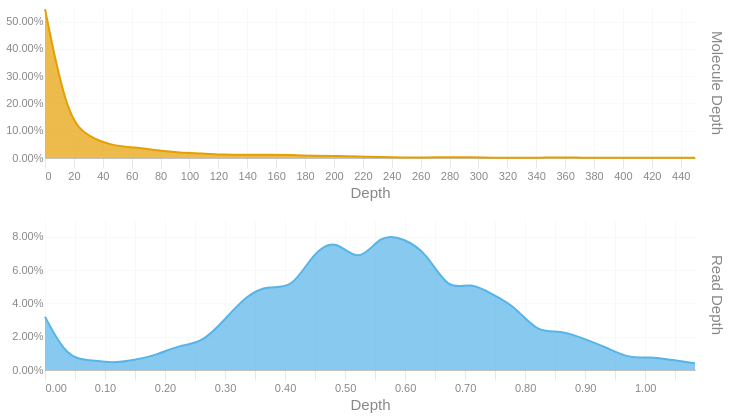

Write notebook code for a chart like this one.
### Code cell
readdep = depth_hist(tb['Read Depth'], q99, 3)
readdep = readdep.with_columns(pl.lit('Read Depth').alias('Metric'))
if not SKIPLR:
    moldep = depth_hist(tb['Molecule Depth'], mol_q99, 1)
    moldep = moldep.with_columns(pl.lit('Molecule Depth').alias('Metric'))
    _hist = pl.concat([readdep, moldep])
    _hist = _hist.filter(pl.col('Proportion') != 0)
    with SafeRender(_hist):
        (
            alt.Chart(_hist)        
            .mark_area(interpolate = "basis")
            .encode(
                x=alt.X('Bin:Q').scale(domainMin=0).axis(alt.Axis(title='Depth')),
                y = alt.Y('Proportion:Q', title = None).axis(format = '.2%'),
                color = alt.Color('Metric:N').legend(None),
                row = alt.Row("Metric:N").header(title = None, labelOrient = 'right'),
                tooltip = [
                    alt.Tooltip("Metric:N", title = "Metric"),
                    alt.Tooltip('Interval:N', title = "Depth Interval"),
                    alt.Tooltip('Proportion:Q', title = "% Alignments").format('.2%')
                ]
            )
            .resolve_scale(x='independent', y='independent')
            .properties(
                height = 150, width = 650,
                usermeta={'embedOptions': {'downloadFileName': f'{samplename}.depth.hist'}}
            )
        ).display()
else:
    readdep = readdep.filter(pl.col('Proportion') != 0)
    with SafeRender(readdep):
        (
            alt.Chart(readdep)        
            .mark_area(interpolate = "basis")
            .encode(
                x=alt.X('Bin:Q').scale(domainMin=0).axis(alt.Axis(title='Depth')),
                y = alt.Y('Proportion:Q', title = None).axis(format = '.2%'),
                tooltip = [
                    alt.Tooltip('Interval:N', title = "Depth Interval"),
                    alt.Tooltip('Proportion:Q', title = "% Alignments").format('.2%')
                ]
            )
            .properties(
                usermeta={'embedOptions': {'downloadFileName': f'{samplename}.depth.hist'}}
            )
        ).display()

### Figure 1 — Vega-Lite specification as saved in the notebook (floating-point values rounded to 4 significant figures)
{"width": 650, "height": 150, "config": {"title": {"anchor": "start", "dy": -15, "fontSize": 18, "color": "#888888", "subtitleColor": "#888888", "subtitleFontSize": 14}, "arc": {"fill": "#0072B2"}, "axis": {"domainColor": "#888888", "domainWidth": 0.5, "gridWidth": 0.2, "grid": false, "titleFontWeight": 400, "titleFontSize": 15, "labelFontSize": 11, "labelColor": "#888888", "tickColor": "#888888", "tickWidth": 0.2, "titleColor": "#888888"}, "axisBand": {"grid": false}, "axisX": {"grid": true, "tickSize": 10, "domainCap": "round"}, "axisY": {"domain": false, "grid": true, "tickSize": 0, "domainCap": "round"}, "background": "transparent", "header": {"labelFontSize": 15, "labelColor": "#888888", "titleFontSize": 15, "titleFontWeight": 600, "titleColor": "#888888"}, "legend": {"labelFont": "sans-serif", "labelFontSize": 12, "labelColor": "#888888", "symbolSize": 100, "symbolType": "circle", "titleFontSize": 12, "titlePadding": 10, "titleColor": "#888888", "title": null}, "range": {"category": ["#E69F00", "#56B4E9", "#009E73", "#F0E442", "#0072B2", "#D55E00", "#CC79A7", "#000000"], "diverging": ["#cfe8f3", "#a2d4ec", "#73bfe2", "#46abdb", "#1696d2", "#12719e"]}, "area": {"fill": "#0072B2", "fillOpacity": 0.7, "line": true, "strokeOpacity": 0.7}, "line": {"color": "#0072B2", "stroke": "#0072B2", "strokeWidth": 2}, "trail": {"color": "#0072B2", "stroke": "#0072B2", "strokeWidth": 0, "size": 1}, "point": {"filled": true, "fillOpacity": 1.0, "size": 95}, "text": {"color": "#888888", "fontSize": 11, "align": "right", "fontWeight": 400, "size": 11}, "bar": {"fill": "#0072B2", "stroke": null}, "view": {"stroke": null, "continuousWidth": 660, "continuousHeight": 400}}, "data": {"name": "data-01e0a5aec944da360f90f4b5397eb0de"}, "mark": {"type": "area", "interpolate": "basis"}, "encoding": {"color": {"field": "Metric", "legend": null, "type": "nominal"}, "row": {"field": "Metric", "header": {"title": null, "labelOrient": "right"}, "type": "nominal"}, "tooltip": [{"field": "Metric", "title": "Metric", "type": "nominal"}, {"field": "Interval", "title": "Depth Interval", "type": "nominal"}, {"field": "Proportion", "format": ".2%", "title": "% Alignments", "type": "quantitative"}], "x": {"axis": {"title": "Depth"}, "field": "Bin", "scale": {"domainMin": 0}, "type": "quantitative"}, "y": {"axis": {"format": ".2%"}, "field": "Proportion", "title": null, "type": "quantitative"}}, "resolve": {"scale": {"x": "independent", "y": "independent"}}, "usermeta": {"embedOptions": {"downloadFileName": "S1_Musquodoboit_016.depth.hist"}}, "$schema": "https://vega.github.io/schema/vega-lite/v6.1.0.json", "datasets": {"data-01e0a5aec944da360f90f4b5397eb0de": [{"Bin": 0.0, "Interval": "0.0-0.037", "Proportion": 0.032, "Metric": "Read Depth"}, {"Bin": 0.037, "Interval": "0.037-0.075", "Proportion": 0.007, "Metric": "Read Depth"}, {"Bin": 0.075, "Interval": "0.075-0.112", "Proportion": 0.006, "Metric": "Read Depth"}, {"Bin": 0.112, "Interval": "0.112-0.149", "Proportion": 0.004, "Metric": "Read Depth"}, {"Bin": 0.149, "Interval": "0.149-0.187", "Proportion": 0.006, "Metric": "Read Depth"}, {"Bin": 0.187, "Interval": "0.187-0.224", "Proportion": 0.009, "Metric": "Read Depth"}, {"Bin": 0.224, "Interval": "0.224-0.261", "Proportion": 0.015, "Metric": "Read Depth"}, {"Bin": 0.261, "Interval": "0.261-0.299", "Proportion": 0.016, "Metric": "Read Depth"}, {"Bin": 0.299, "Interval": "0.299-0.336", "Proportion": 0.03, "Metric": "Read Depth"}, {"Bin": 0.336, "Interval": "0.336-0.373", "Proportion": 0.045, "Metric": "Read Depth"}, {"Bin": 0.373, "Interval": "0.373-0.411", "Proportion": 0.051, "Metric": "Read Depth"}, {"Bin": 0.411, "Interval": "0.411-0.448", "Proportion": 0.048, "Metric": "Read Depth"}, {"Bin": 0.448, "Interval": "0.448-0.485", "Proportion": 0.071, "Metric": "Read Depth"}, {"Bin": 0.485, "Interval": "0.485-0.523", "Proportion": 0.079, "Metric": "Read Depth"}, {"Bin": 0.523, "Interval": "0.523-0.56", "Proportion": 0.063, "Metric": "Read Depth"}, {"Bin": 0.56, "Interval": "0.56-0.597", "Proportion": 0.082, "Metric": "Read Depth"}, {"Bin": 0.597, "Interval": "0.597-0.635", "Proportion": 0.079, "Metric": "Read Depth"}, {"Bin": 0.635, "Interval": "0.635-0.672", "Proportion": 0.071, "Metric": "Read Depth"}, {"Bin": 0.672, "Interval": "0.672-0.709", "Proportion": 0.047, "Metric": "Read Depth"}, {"Bin": 0.709, "Interval": "0.709-0.747", "Proportion": 0.053, "Metric": "Read Depth"}, {"Bin": 0.747, "Interval": "0.747-0.784", "Proportion": 0.045, "Metric": "Read Depth"}, {"Bin": 0.784, "Interval": "0.784-0.821", "Proportion": 0.038, "Metric": "Read Depth"}, {"Bin": 0.821, "Interval": "0.821-0.859", "Proportion": 0.022, "Metric": "Read Depth"}, {"Bin": 0.859, "Interval": "0.859-0.896", "Proportion": 0.024, "Metric": "Read Depth"}, {"Bin": 0.896, "Interval": "0.896-0.933", "Proportion": 0.019, "Metric": "Read Depth"}, {"Bin": 0.933, "Interval": "0.933-0.971", "Proportion": 0.014, "Metric": "Read Depth"}, {"Bin": 0.971, "Interval": "0.971-1.008", "Proportion": 0.007, "Metric": "Read Depth"}, {"Bin": 1.008, "Interval": "1.008-1.045", "Proportion": 0.008, "Metric": "Read Depth"}, {"Bin": 1.045, "Interval": "1.045-1.083", "Proportion": 0.006, "Metric": "Read Depth"}, {"Bin": 1.083, "Interval": "1.083-1.12", "Proportion": 0.004, "Metric": "Read Depth"}, {"Bin": 0.0, "Interval": "0.0-15.5", "Proportion": 0.546, "Metric": "Molecule Depth"}, {"Bin": 15.5, "Interval": "15.5-31.0", "Proportion": 0.14, "Metric": "Molecule Depth"}, {"Bin": 31.0, "Interval": "31.0-46.5", "Proportion": 0.075, "Metric": "Molecule Depth"}, {"Bin": 46.5, "Interval": "46.5-62.1", "Proportion": 0.045, "Metric": "Molecule Depth"}, {"Bin": 62.1, "Interval": "62.1-77.6", "Proportion": 0.039, "Metric": "Molecule Depth"}, {"Bin": 77.6, "Interval": "77.6-93.1", "Proportion": 0.028, "Metric": "Molecule Depth"}, {"Bin": 93.1, "Interval": "93.1-108.6", "Proportion": 0.019, "Metric": "Molecule Depth"}, {"Bin": 108.6, "Interval": "108.6-124.1", "Proportion": 0.017, "Metric": "Molecule Depth"}, {"Bin": 124.1, "Interval": "124.1-139.6", "Proportion": 0.012, "Metric": "Molecule Depth"}, {"Bin": 139.6, "Interval": "139.6-155.1", "Proportion": 0.012, "Metric": "Molecule Depth"}, {"Bin": 155.1, "Interval": "155.1-170.6", "Proportion": 0.012, "Metric": "Molecule Depth"}, {"Bin": 170.6, "Interval": "170.6-186.2", "Proportion": 0.011, "Metric": "Molecule Depth"}, {"Bin": 186.2, "Interval": "186.2-201.7", "Proportion": 0.008, "Metric": "Molecule Depth"}, {"Bin": 201.7, "Interval": "201.7-217.2", "Proportion": 0.008, "Metric": "Molecule Depth"}, {"Bin": 217.2, "Interval": "217.2-232.7", "Proportion": 0.006, "Metric": "Molecule Depth"}, {"Bin": 232.7, "Interval": "232.7-248.2", "Proportion": 0.003, "Metric": "Molecule Depth"}, {"Bin": 248.2, "Interval": "248.2-263.7", "Proportion": 0.002, "Metric": "Molecule Depth"}, {"Bin": 263.7, "Interval": "263.7-279.2", "Proportion": 0.002, "Metric": "Molecule Depth"}, {"Bin": 279.2, "Interval": "279.2-294.7", "Proportion": 0.003, "Metric": "Molecule Depth"}, {"Bin": 294.7, "Interval": "294.7-310.3", "Proportion": 0.003, "Metric": "Molecule Depth"}, {"Bin": 310.3, "Interval": "310.3-325.8", "Proportion": 0.001, "Metric": "Molecule Depth"}, {"Bin": 325.8, "Interval": "325.8-341.3", "Proportion": 0.001, "Metric": "Molecule Depth"}, {"Bin": 341.3, "Interval": "341.3-356.8", "Proportion": 0.001, "Metric": "Molecule Depth"}, {"Bin": 356.8, "Interval": "356.8-372.3", "Proportion": 0.002, "Metric": "Molecule Depth"}, {"Bin": 372.3, "Interval": "372.3-387.8", "Proportion": 0.001, "Metric": "Molecule Depth"}, {"Bin": 387.8, "Interval": "387.8-403.3", "Proportion": 0.001, "Metric": "Molecule Depth"}, {"Bin": 403.3, "Interval": "403.3-418.8", "Proportion": 0.001, "Metric": "Molecule Depth"}, {"Bin": 418.8, "Interval": "418.8-434.4", "Proportion": 0.001, "Metric": "Molecule Depth"}, {"Bin": 434.4, "Interval": "434.4-449.9", "Proportion": 0.001, "Metric": "Molecule Depth"}, {"Bin": 449.9, "Interval": "449.9-465.38", "Proportion": 0.001, "Metric": "Molecule Depth"}]}}
